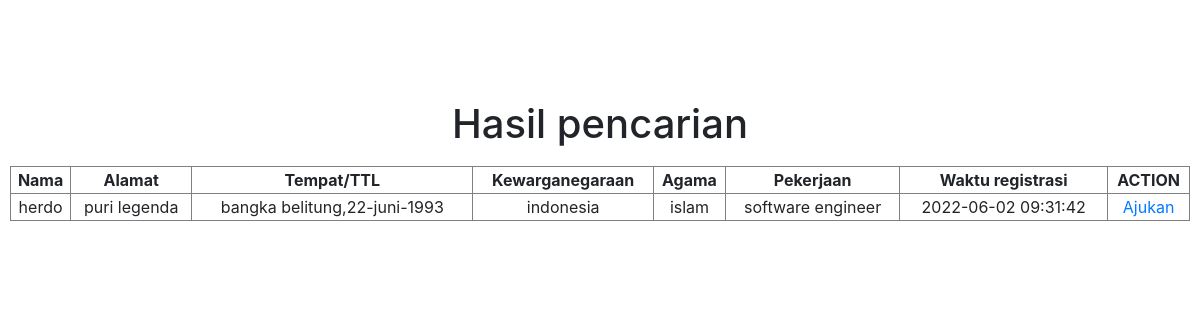
Page /result.php?namapasien=herdo on the committed database.
### tables this page shows
CREATE TABLE `informasipasien` (
  `id_pasien` int(11) NOT NULL,
  `nama_pasien` varchar(255) NOT NULL,
  `jeniskelamin_pasien` varchar(25) NOT NULL,
  `alamat_pasien` varchar(255) NOT NULL,
  `umur_pasien` varchar(25) NOT NULL,
  `tempatlahir_pasien` varchar(255) NOT NULL,
  `tanggallahir_pasien` varchar(25) NOT NULL,
  `bulanlahir_pasien` varchar(25) NOT NULL,
  `tahunlahir_pasien` varchar(25) NOT NULL,
  `kewarganegaraan_pasien` varchar(255) NOT NULL,
  `agama_pasien` varchar(25) NOT NULL,
  `pekerjaan_pasien` varchar(25) NOT NULL,
  `time` timestamp NOT NULL DEFAULT current_timestamp() ON UPDATE current_timestamp()
);

### result.php (the view, shortened to what this page needs)
<!doctype html>
<html lang="en">
  <head>
    <link rel="stylesheet" href="https://cdn.jsdelivr.net/npm/bootstrap@4.0.0/dist/css/bootstrap.min.css">
  </head>
  <body>
      <div style="display: flex; justify-content: center;flex-direction: column;">
        <h1 style="text-align: center;margin-top: 100px;">Hasil pencarian</h1>
        <table border="1" style="margin:10px; padding: 10px;text-align: center;">
          <tr>
            <td><span style="font-weight: bolder;">Nama</span></td>
            <td><span style="font-weight: bolder;">Alamat</span></td>
            <td><span style="font-weight: bolder;">Tempat/TTL</span></td>
            <td><span style="font-weight: bolder;">Kewarganegaraan</span></td>
            <td><span style="font-weight: bolder;">Agama</span></td>
            <td><span style="font-weight: bolder;">Pekerjaan</span></td>
            <td><span style="font-weight: bolder;">Waktu registrasi</span></td>
            <td><span style="font-weight: bolder;">ACTION</span></td>
          </tr>
          <?php
              include 'koneksi.php';
              $namapasien = $_GET['namapasien'];
              $caripasien = "SELECT * FROM informasipasien WHERE nama_pasien = '$namapasien'";
              $hubungkancaripasien = mysqli_query($koneksi, $caripasien);
              while($ambildatapasien = mysqli_fetch_array($hubungkancaripasien)){
                      $namapasien = $ambildatapasien['nama_pasien'];
                      $alamatpasien = $ambildatapasien['alamat_pasien'];
                      $tempatlahir = $ambildatapasien['tempatlahir_pasien'];
                      $tanggallahir = $ambildatapasien['tanggallahir_pasien'];
                      $bulanlahir = $ambildatapasien['bulanlahir_pasien'];
                      $tahunlahir = $ambildatapasien['tahunlahir_pasien'];
                      $kewarganegaraan = $ambildatapasien['kewarganegaraan_pasien'];
                      $agamapasien = $ambildatapasien['agama_pasien'];
                      $pekerjaanpasien = $ambildatapasien['pekerjaan_pasien'];
                      $wakturegister = $ambildatapasien['time'];
                ?>
                      <tr>
                        <td><?php echo $namapasien; ?></td>
                        <td><?php echo $alamatpasien; ?></td>
                        <td><?php echo $tempatlahir; ?>,<?php echo $tanggallahir; ?>-<?php echo $bulanlahir; ?>-<?php echo $tahunlahir; ?></td>
                        <td><?php echo $kewarganegaraan; ?></td>
                        <td><?php echo $agamapasien; ?></td>
                        <td><?php echo $pekerjaanpasien; ?></td>
                        <td><?php echo $wakturegister; ?></td>
                        <td><a href="daftartunggu.php">Ajukan</a></td>
                      </tr>
              <?php
              }
               ?>
        </table>
      </div>
  </body>
</html>

### rows in the picture
informasipasien: nama_pasien "herdo", alamat_pasien "puri legenda", tempatlahir_pasien "bangka belitung", tanggallahir_pasien "22", bulanlahir_pasien "juni", tahunlahir_pasien "1993", kewarganegaraan_pasien "indonesia", agama_pasien "islam", pekerjaan_pasien "software engineer", time "2022-06-02 09:31:42"
